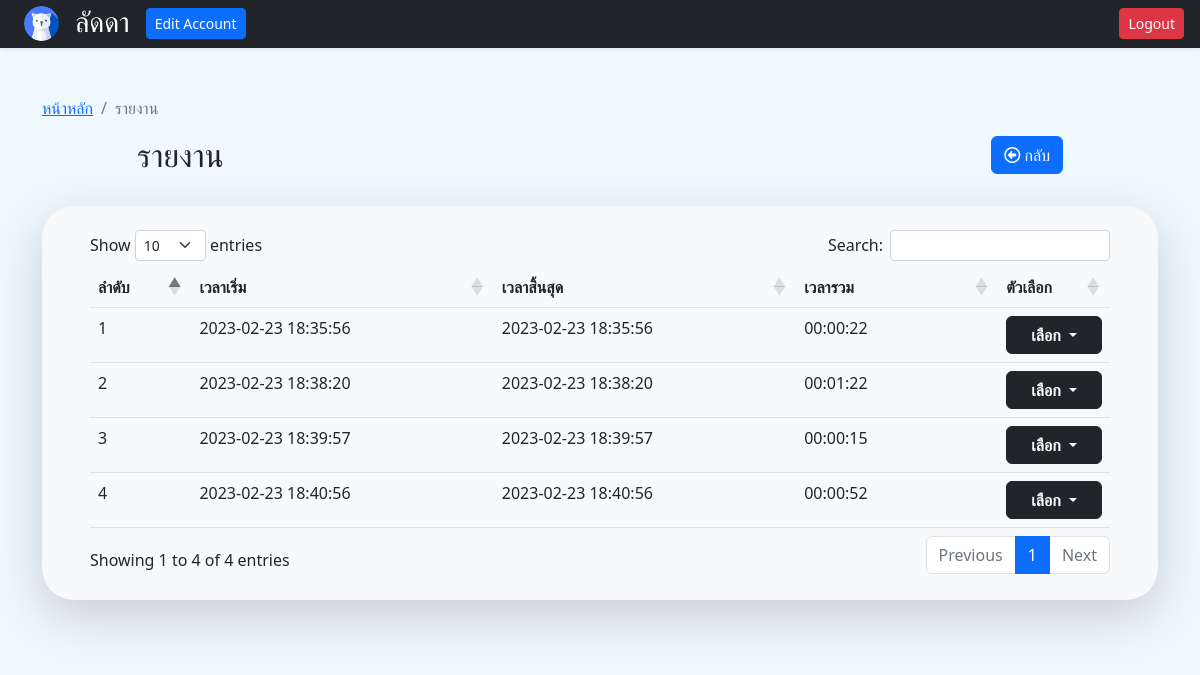
Page /?page=report&subid=30 (signed in) on the committed database.
### tables this page shows
CREATE TABLE `classroom` (
  `id` int(11) NOT NULL,
  `id_subject` int(11) NOT NULL,
  `stime` datetime NOT NULL,
  `etime` datetime DEFAULT NULL,
  `totaltime` time DEFAULT NULL
);

### php/function.php (called while the page is built, shortened)
<?php
class lms{
	public $dbConnect = false;
	private $host  = 'localhost';
    private $user  = 'root';
    private $password   = "";
    private $database  = "project";
    public function __construct(){
        if(!$this->dbConnect){
            $conn = new mysqli($this->host, $this->user, $this->password, $this->database);
            if($conn->connect_error){
                die("Error failed to connect to MySQL: " . $conn->connect_error);
            }else{
                $this->dbConnect = $conn;
            }
        }
    }
	public function select($table,$rows="*",$where = null){
		if ($where != null) {
			$sql="SELECT $rows FROM $table WHERE $where";
		}else{
			$sql="SELECT $rows FROM $table";
		}
		$result = $this->dbConnect->query($sql);
		$data= array();
		while ($row = mysqli_fetch_array($result, MYSQLI_ASSOC)) {
			$data[]=$row;
		}
		return $data;
	}
}
?>

### view/report.php (the view, shortened to what this page needs)
<?php
if (isset($_GET['subid'])) {
    $subid = $_GET['subid'];
} else {
    $_SESSION['error'] = "เกิดข้อผิดพลาด! ไม่พบข้อมูล!";
    echo "<script> window.history.back()</script>";
    exit;
}
?>
<div class="album py-5 " style="background-color:#f0f8ff;">
    <div class="container">
        <nav aria-label="breadcrumb">
            <ol class="breadcrumb">
                <li class="breadcrumb-item"><a href="index.php">หน้าหลัก</a></li>
                <li class="breadcrumb-item active" aria-current="page">รายงาน</li>
            </ol>
        </nav>
        <div class="row mb-4 d-flex justify-content-center">
            <div class="col-sm-5">
                <h2>รายงาน</h2>
            </div>
            <div class="col-sm-5 text-end">
                <a class="btn btn-primary" href="index.php"><i class="fa-regular fa-circle-left"></i>&nbsp;กลับ</a>
            </div>
        </div>
        <div class="px-5 py-4 bg-light rounded-5 shadow-lg">
            <div class="row">
                <div class="col-lg-12">
                    <div class="main-box clearfix">
                        <table class="table user-list" id="reportTable">
                            <thead>
                                <tr>
                                    <th style="width:10%;"><span>ลำดับ</span></th>
                                    <th style="width:30%;"><span>เวลาเริ่ม</span></th>
                                    <th style="width:30%;"><span>เวลาสิ้นสุด</span></th>
                                    <th style="width:20%;"><span>เวลารวม</span></th>
                                    <th style="width:10%;"><span>ตัวเลือก</span></th>
                                </tr>
                            </thead>
                            <?php
                            $noindex = 0;
                            $report_page = $lms->select('classroom', '*', "id_subject='$subid'");
                            foreach ($report_page as $report_list) {
                                $noindex++;
                            ?>
                                <tr>
                                    <td>
                                        <?= $noindex ?>
                                    </td>
                                    <td>
                                        <?= $report_list['stime'] ?>
                                    </td>
                                    <td>
                                        <?= $report_list['etime'] ?>
                                    </td>
                                    <td>
                                        <?= $report_list['totaltime'] ?>
                                    </td>
                                    <td>
                                        <div class="btn-group">
                                            <button type="button" class="btn btn-dark dropdown-toggle px-2 px-md-4" data-bs-toggle="dropdown" aria-expanded="false"><b>เลือก</b>
                                            </button>
                                        </div>
                                    </td>
                                </tr>
                            <?php } ?>
                        </table>
                    </div>
                </div>
            </div>
        </div>
    </div>
</div>

### rows in the picture
classroom: stime "2023-02-23 18:35:56", etime "2023-02-23 18:35:56", totaltime "00:00:22"
classroom: stime "2023-02-23 18:38:20", etime "2023-02-23 18:38:20", totaltime "00:01:22"
classroom: stime "2023-02-23 18:39:57", etime "2023-02-23 18:39:57", totaltime "00:00:15"
classroom: stime "2023-02-23 18:40:56", etime "2023-02-23 18:40:56", totaltime "00:00:52"

### other values in the picture
$_SESSION['name_teacher'] "ลัดดา"
